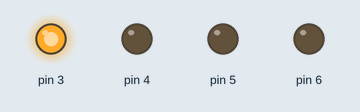
Recording of a sketch running on a simulated Arduino Uno, built with avr-gcc and run on an emulated ATmega328P. Shown: output pins drawn as LEDs (lit = HIGH).

Above: at 0.5 s.
At 2.5 s:
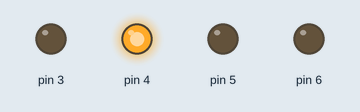
At 6.5 s:
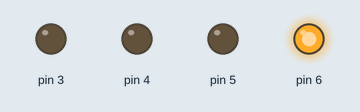
At 10.5 s:
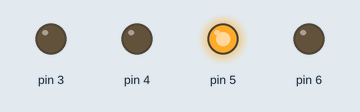
At 19.5 s:
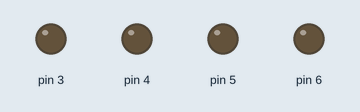
Timing chart, 0 to 20.8 s (numbered marks = the images above):
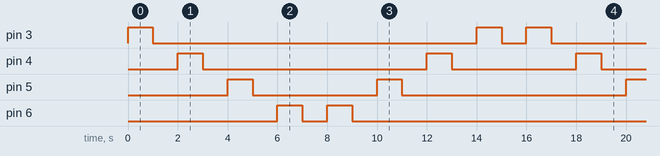

The sketch:

pb2s1.ino
```cpp
void setup()
{
  pinMode(3, OUTPUT);
  pinMode(4,OUTPUT) ;
  pinMode(5,OUTPUT);
  pinMode(6,OUTPUT);

}

void loop()
{
 for(int i=3; i<=6; i++)
   {
   digitalWrite(i, HIGH);
   delay(1000);
    digitalWrite(i,LOW);
    delay(1000);


   }

   for(int i=6; i>=3; i--)
   {
    digitalWrite(i, HIGH);
   delay(1000);
   digitalWrite(i,LOW);
    delay(1000);

   }

}
```

Measured:
- by itself, pin 3: repeats every 16.0 s: LOW 13.0 s, HIGH 1.0 s, LOW 1.0 s, HIGH 1.0 s
- by itself, pin 4: repeats every 16.0 s: LOW 9.0 s, HIGH 1.0 s, LOW 5.0 s, HIGH 1.0 s
- by itself, pin 5: repeats every 16.0 s: LOW 5.0 s, HIGH 1.0 s, LOW 9.0 s, HIGH 1.0 s
- by itself, pin 6: repeats every 16.0 s: LOW 1.0 s, HIGH 1.0 s, LOW 13.0 s, HIGH 1.0 s
